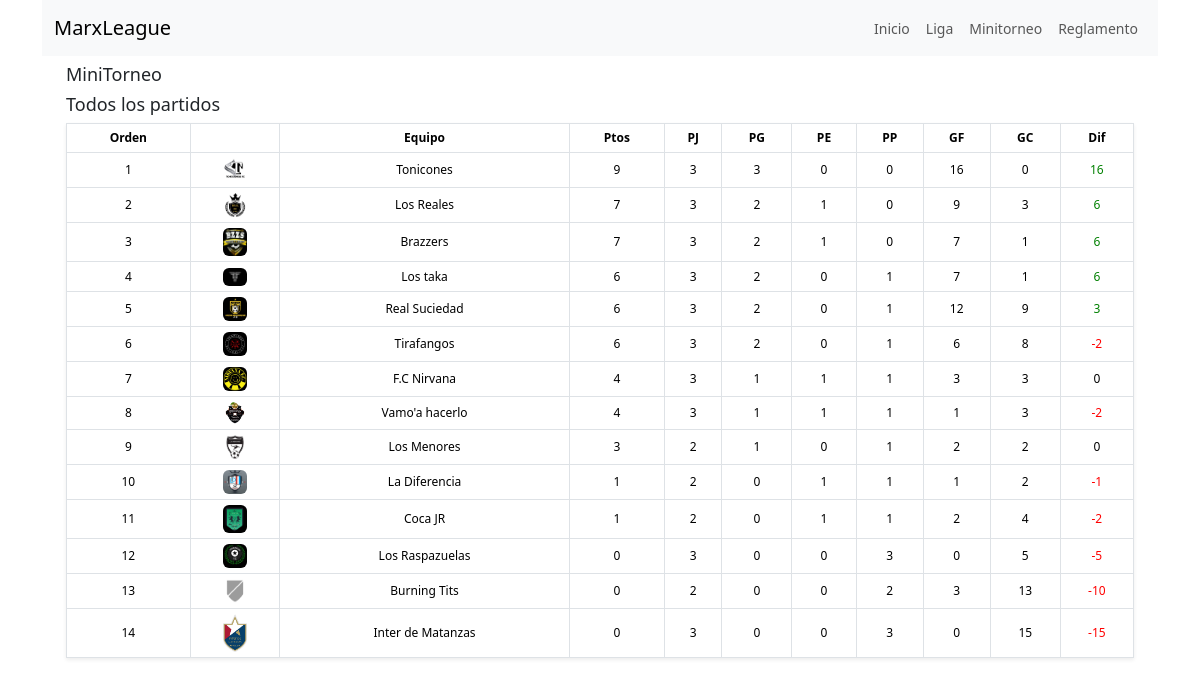
Screenshot of /standing/minitorneo with the database file from the repository.
### futbol/models/league.py (models this page shows, shortened)
class League(models.Model):
    name = models.CharField(max_length=100, unique=True, default="Nombre")
    slug = models.SlugField(max_length=100, unique=True, blank=True, null=True)
    teams = models.ManyToManyField('Team', related_name='leagues')

### futbol/models/standing.py (models this page shows, shortened)
class Standing(models.Model):
    name = models.CharField(max_length=100, unique=True, null=True, blank=True)
    league = models.ForeignKey(
        League,
        on_delete=models.SET_NULL,
        null=True,
        blank=True,
    )
    team = models.ForeignKey(
        Team,
        on_delete=models.SET_NULL,
        null=True,
        blank=True,
    )
    pos = models.IntegerField(null=True, blank=True)
    pj = models.IntegerField(null=True, blank=True)
    pg = models.IntegerField(null=True, blank=True)
    pe = models.IntegerField(null=True, blank=True)
    pp = models.IntegerField(null=True, blank=True)
    pts = models.IntegerField(null=True, blank=True)
    gf = models.IntegerField(null=True, blank=True)
    gc = models.IntegerField(null=True, blank=True)
    gdif = models.IntegerField(null=True, blank=True)

### futbol/models/team.py (models this page shows)
class Team(models.Model):
    name = models.CharField(max_length=100, unique=True, null=True, blank=True)
    slug = models.SlugField(max_length=100, unique=True, blank=True, null=True)
    grade = models.CharField(max_length=50, null=True, blank=True)
    abbrev = models.CharField(max_length=3, null=True, blank=True)
    imagen = models.CharField(max_length=3, null=True, blank=True)
    def __str__(self):
        return self.name

### futbol/views/pages/standings_menu_option_page.py (the view)
# urls.py: path("standing/<slug:league_slug>", StandingsMenuOptionPageView.as_view(), name="standing_page"),
class StandingsMenuOptionPageView(TemplateView):
    template_name = "pages/standings_menu_option_page.html"
    def get_context_data(self, **kwargs):
        context = super().get_context_data(**kwargs)
        league = League.objects.get(slug=self.kwargs.get('league_slug'))
        standing_view = StandingView(**kwargs)
        standing_context = standing_view.get_context_data(request=self.request, league_slug=self.kwargs.get('league_slug'))
        standing_view = render_to_string(standing_view.template_name, standing_context)
        context['standing_view'] = standing_view
        context['league'] = league
        return context

### futbol/views/views/standing_view.py (called while the page is built)
    def get_context_data(self, **kwargs):
        context = super().get_context_data(**kwargs)
        standings = Standing.objects.all()
        if 'league_slug' in kwargs:
            league = League.objects.get(slug=kwargs.get('league_slug'))
            context['league'] = league
        standings = standings.order_by('-pts', '-gdif')
        if 'limit' in kwargs:  # limit
            standings = standings[:kwargs.get('limit')]
        context['standings'] = standings
        return context

### futbol/templates/views/standing_view.html
{% load static %}
<table class="table table-bordered table-condensed shadow-sm">
  <thead>
    <tr>
      <th class="text-center">Orden</th>
      <th class="text-center"></th>
      <th class="text-center">Equipo</th>
      <th class="text-center">Ptos</th>
      <th class="text-center">PJ</th>
      <th class="text-center">PG</th>
      <th class="text-center">PE</th>
      <th class="text-center">PP</th>
      <th class="text-center">GF</th>
      <th class="text-center">GC</th>
      <th class="text-center">Dif</th>
    </tr>
  </thead>
  <tbody>
    {% for standing in standings %}
      <tr {% if forloop.counter <= 8 %}style="background-color: #ADD8E6;"{% endif %}>
        <td class="text-center align-middle" >{{ forloop.counter }}</td>
        <td class="text-center align-middle">
          <img style="height: 24; width: 24px" src="{% static 'futbol/images/logos/' %}{{ standing.team.imagen|default:'na' }}.png" class="rounded" alt="Logo" />
        </td>
        <td class="text-center align-middle">{{ standing.team }}</td>
        <td class="text-center align-middle">{{ standing.pts }}</td>
        <td class="text-center align-middle">{{ standing.pj }}</td>
        <td class="text-center align-middle">{{ standing.pg }}</td>
        <td class="text-center align-middle">{{ standing.pe }}</td>
        <td class="text-center align-middle">{{ standing.pp }}</td>
        <td class="text-center align-middle">{{ standing.gf }}</td>
        <td class="text-center align-middle">{{ standing.gc }}</td>
        <td class="text-center align-middle" style="color: {% if standing.gdif < 0 %}red{% elif standing.gdif > 0 %}green{% endif %}">
          {{ standing.gdif }}
        </td>
      </tr>
    {% endfor %}
  </tbody>
</table>

### futbol/templates/pages/standings_menu_option_page.html (shortened to what this page needs)
{% extends './base.html' %}
{% block content %}
<div class="container">
    <div class="row mt-2">
      <div class="col-md">
        <h1>{{ league.name}}</h1>
        <h3>Todos los partidos</h3>
        {{ standing_view }}
      </div>
  </div>
</div>
{% endblock %}

### static/css/style.css (style rules this page uses)
body { font-size: 14px; }
h1, h2, h3, h4, h5, h6 { font-size: 18px; color: var(--primary-color); }
.table { font-size: 12px; border-spacing: 0; border-collapse: collapse; }
.table th, .table td { padding: 5px; }

### rows the page displays
League: name "MiniTorneo"
Standing: shows a picture, team "Tonicones", pts "9", pj "3", pg "3", pe "0", pp "0", gf "16", gc "0", gdif "16"
Standing: shows a picture, team "Los Reales", pts "7", pj "3", pg "2", pe "1", pp "0", gf "9", gc "3", gdif "6"
Standing: shows a picture, team "Brazzers", pts "7", pj "3", pg "2", pe "1", pp "0", gf "7", gc "1", gdif "6"
Standing: shows a picture, team "Los taka", pts "6", pj "3", pg "2", pe "0", pp "1", gf "7", gc "1", gdif "6"
Standing: shows a picture, team "Real Suciedad", pts "6", pj "3", pg "2", pe "0", pp "1", gf "12", gc "9", gdif "3"
Standing: shows a picture, team "Tirafangos", pts "6", pj "3", pg "2", pe "0", pp "1", gf "6", gc "8", gdif "-2"
Standing: shows a picture, team "F.C Nirvana", pts "4", pj "3", pg "1", pe "1", pp "1", gf "3", gc "3", gdif "0"
Standing: shows a picture, team "Vamo'a hacerlo", pts "4", pj "3", pg "1", pe "1", pp "1", gf "1", gc "3", gdif "-2"
Standing: shows a picture, team "Los Menores", pts "3", pj "2", pg "1", pe "0", pp "1", gf "2", gc "2", gdif "0"
Standing: shows a picture, team "La Diferencia", pts "1", pj "2", pg "0", pe "1", pp "1", gf "1", gc "2", gdif "-1"
Standing: shows a picture, team "Coca JR", pts "1", pj "2", pg "0", pe "1", pp "1", gf "2", gc "4", gdif "-2"
Standing: shows a picture, team "Los Raspazuelas", pts "0", pj "3", pg "0", pe "0", pp "3", gf "0", gc "5", gdif "-5"
Standing: shows a picture, team "Burning Tits", pts "0", pj "2", pg "0", pe "0", pp "2", gf "3", gc "13", gdif "-10"
Standing: shows a picture, team "Inter de Matanzas", pts "0", pj "3", pg "0", pe "0", pp "3", gf "0", gc "15", gdif "-15"
